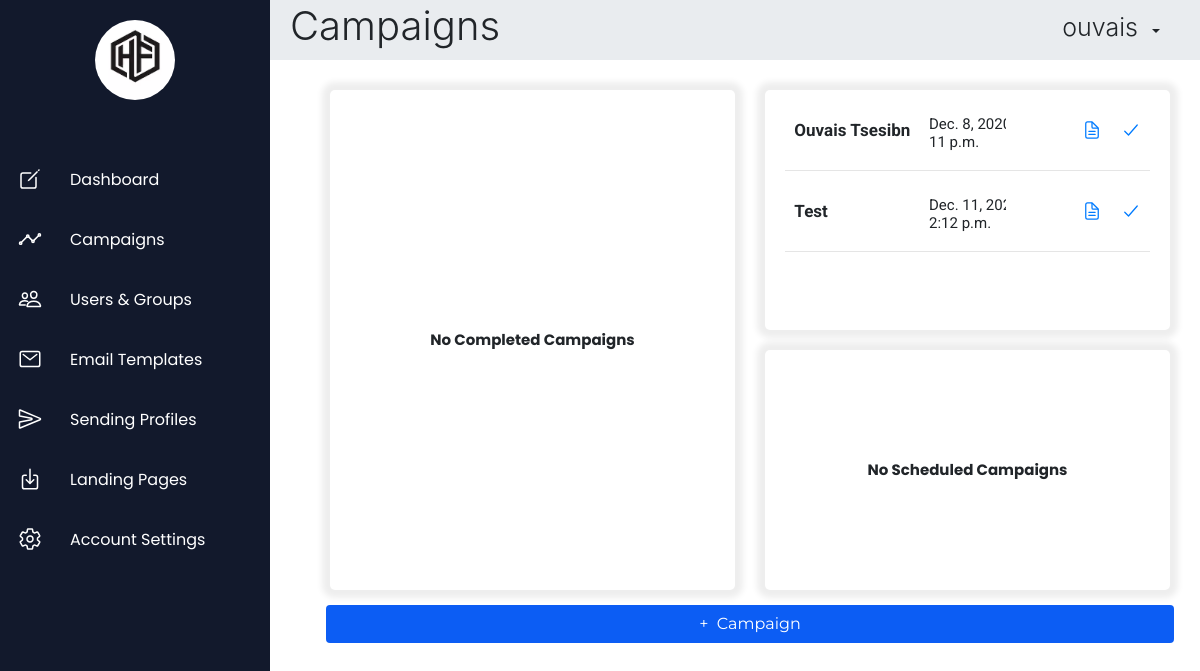
Before: /campaign (signed in) with the older database file.
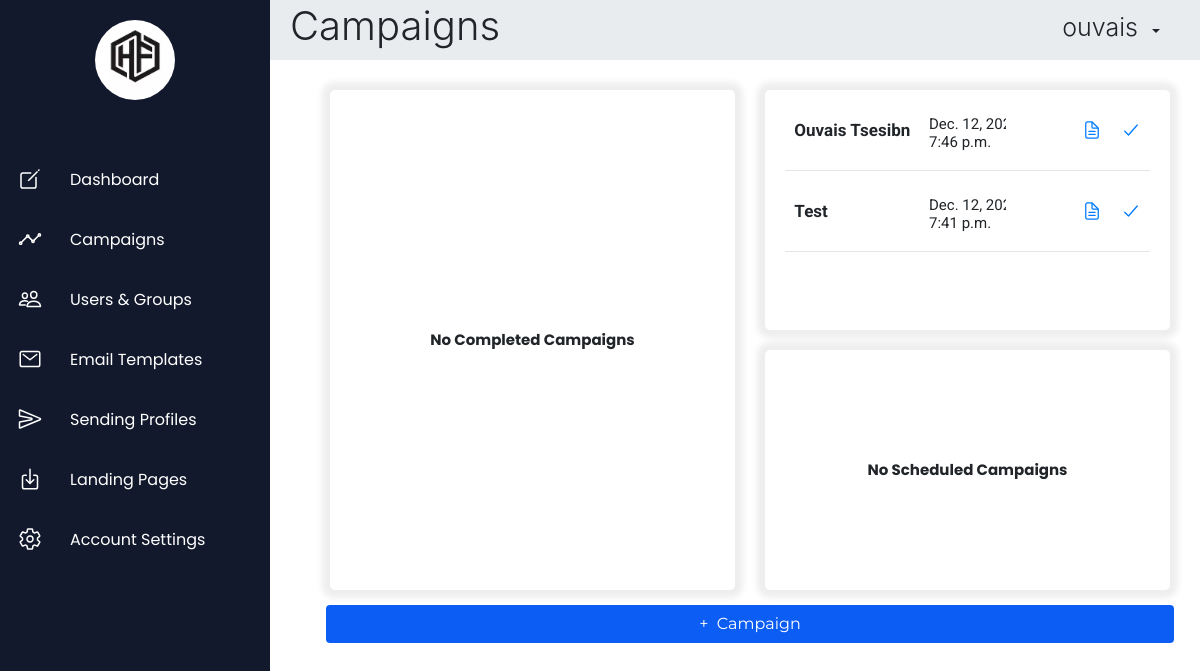
After: the same page with the newer database file.
### App/models.py (models this page shows)
class TimeStampMixin(models.Model):
    class Meta:
        abstract = True
    created_on = models.DateTimeField(auto_now_add=True)
    modified_on = models.DateTimeField(auto_now=True)

class Campaign(TimeStampMixin):
    campId = models.AutoField(primary_key=True)
    campaignName = models.CharField(max_length=50)
    emailTemplate = models.IntegerField()
    landingPage = models.IntegerField()
    sendingProfile = models.IntegerField()
    group = models.IntegerField()
    campaignStatus = models.CharField(max_length=50, default="Created")
    users = models.ManyToManyField(Targets, through='CampaignResults')
    userId = models.ForeignKey(User, on_delete=models.CASCADE, db_column='user_id')

### App/views.py (the view)
# urls.py: path('campaign',views.campaign, name="campaign"),
def campaign(request):
    if request.session.has_key('id'):
        id = request.session['id']
        return render(request, "campaign.html", context={"title": "Campaigns - Human Firewall", "emailtemp":EmailTemp.objects.filter(userId_id=id),"landing":LandingPage.objects.filter(userId_id=id),"sending":SendingProfile.objects.filter(userId_id=id) ,"header": "Campaigns","group_data": UserGroups.objects.filter(userId=id), "completed_campaign_data": Campaign.objects.filter(campaignStatus="Complete", userId=id), "running_campaign_data": Campaign.objects.filter(campaignStatus="Running", userId=id), "scheduled_campaign_data": Campaign.objects.filter(campaignStatus="Scheduled", userId=id) })
    else:
        messages.info(request, 'Kindly Login To Continue')
        return redirect("login")

### templates/campaign.html (shortened to what the changed rows need)
{% extends 'base.html' %}
{% block content %}
    <div class="container-fluid content">
        <div class="row">
            <div class="col-6 text-center">
                <div class="running-campaigns">
                    <div id="running-campaigns-table" class="running-campaigns-table">
                        {% if running_campaign_data.values.count > 0 %}
                            {% for d in running_campaign_data.values %}
                                <div class="running-campaign {{ d.campId }}">
                                    <div class="campaign-name"><b class="name">{{ d.campaignName }}</b></div>
                                    <div class="campaign-created-on">
                                        <p class="created-date">{{ d.modified_on|date }}</p>
                                        <p class="created-time">{{ d.modified_on|time }}</p>
                                    </div>
                                    <div class="campaign-details-btn"><a class="options" onclick="editUser(this.parentElement);" data-toggle="tooltip" data-placement="top" title="More Details"><ion-icon name="document-text-outline"></ion-icon></a></div>
                                    <div class="campaign-complete-btn"><a class="options" onclick="completeCampaign(this.parentElement, true);" data-toggle="tooltip" data-placement="top" title="Complete"><ion-icon name="checkmark-outline"></ion-icon></a></div>
                                </div>
                                <hr>
                            {% endfor %}
                        {% else %}
                            <div class="no-data"><b>No Running Campaigns</b></div>
                        {% endif %}
                    </div>
                </div>
            </div>
        </div>
    </div>
{% endblock %}

Changed rows visible on the page:
changed Campaign "Ouvais…": modified_on "Dec. 8,…" → "Dec. 12,…"; modified_on "11 p.m." → "7:46 p.m."
changed Campaign "Test": modified_on "Dec. 11,…" → "Dec. 12,…"; modified_on "2:12 p.m." → "7:41 p.m."
